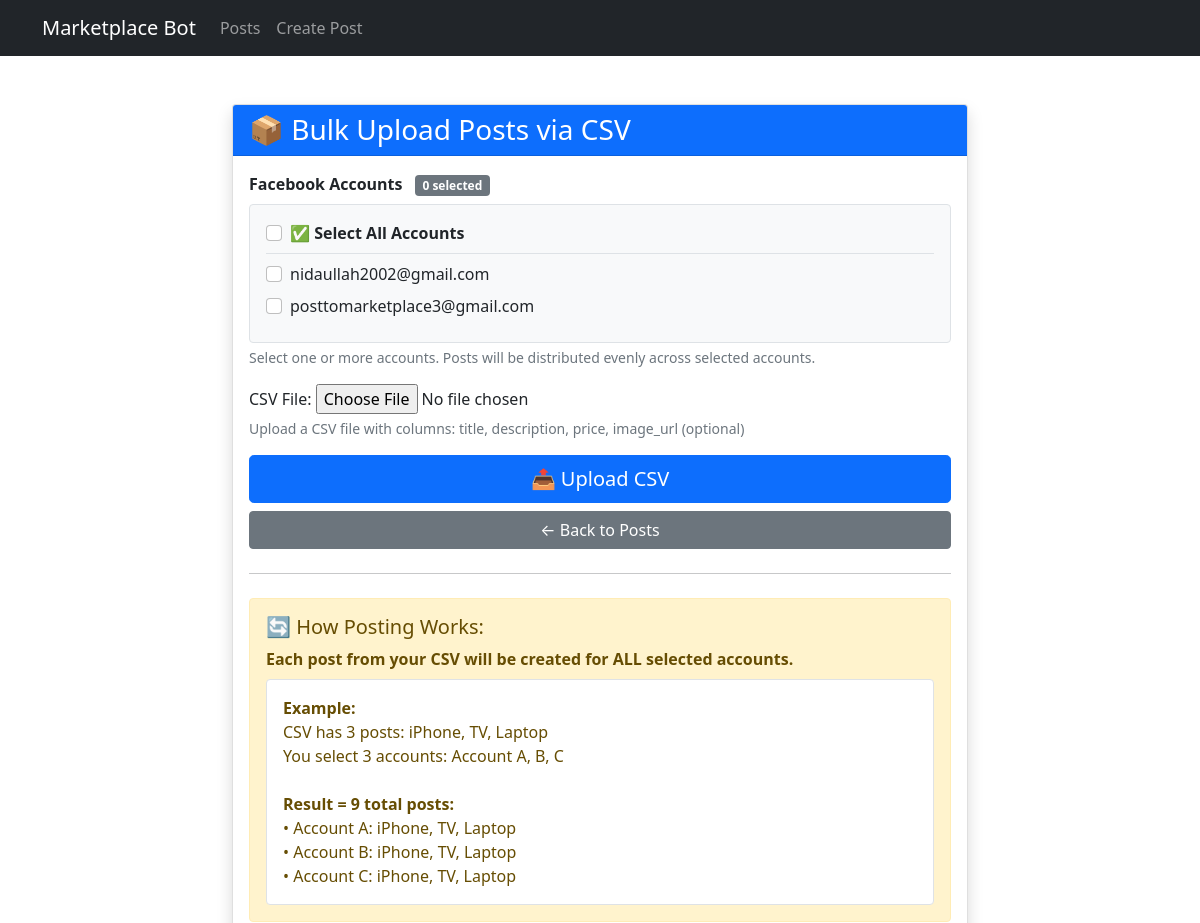
The page /bulk-upload/ (upper part) on the database as committed earlier.
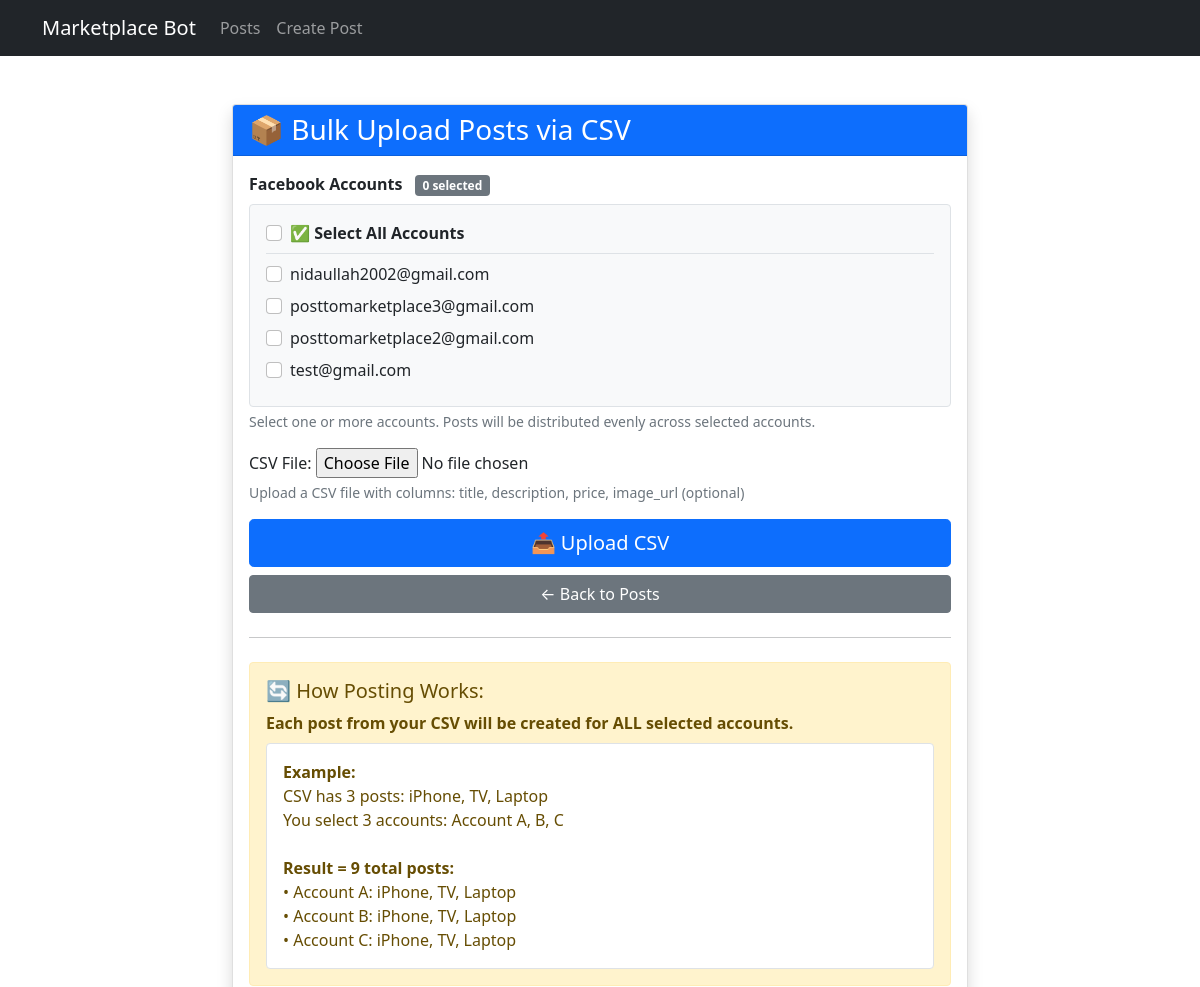
The same page on the database as committed later.
### accounts/models.py (models this page shows, shortened)
class FacebookAccount(models.Model):
    email = models.EmailField()
    password = models.CharField(max_length=255)  # Store securely in production
    session_cookie = models.TextField(blank=True, null=True)
    created_at = models.DateTimeField(auto_now_add=True)

### postings/views.py (the view)
# urls.py: path('bulk-upload/', views.bulk_upload_posts, name='bulk_upload_posts'),
def bulk_upload_posts(request):
    if request.method == 'POST':
        form = BulkPostUploadForm(request.POST, request.FILES)
        if form.is_valid():
            csv_file = request.FILES['csv_file']
            if not csv_file.name.endswith('.csv'):
                messages.error(request, 'Please upload a CSV file.')
                return redirect('bulk_upload_posts')
            selected_accounts = list(form.cleaned_data['accounts'])
            try:
                decoded_file = csv_file.read().decode('utf-8').splitlines()
                csv_reader = csv.DictReader(decoded_file)
                success_count = 0
                error_count = 0
                errors = []
                posts_data = []  # Store validated post data
                for row_num, row in enumerate(csv_reader, start=2):
                    try:
                        title = row.get('title', '').strip()
                        description = row.get('description', '').strip()
                        price = row.get('price', '').strip()
                        image_url = row.get('image_url', '').strip()
                        if not all([title, description, price]):
                            errors.append(
                                f"Row {row_num}: Missing required fields (title, description, or price)")
                            error_count += 1
                            continue
                        try:
                            price_decimal = float(price)
                            if price_decimal < 0:
                                raise ValueError("Price cannot be negative")
                        except ValueError as e:
                            errors.append(
                                f"Row {row_num}: Invalid price '{price}' - {str(e)}")
                            error_count += 1
                            continue
                        image_file = None
                        if image_url:
                            try:
                                response = requests.get(
                                    image_url, timeout=10, stream=True)
                                if response.status_code == 200:
                                    parsed_url = urlparse(image_url)
                                    filename = os.path.basename(
                                        parsed_url.path)
                                    if not filename or '.' not in filename:
                                        filename = f"{title[:30].replace(' ', '_')}.jpg"
                                    image_file = ContentFile(
                                        response.content, name=filename)
                                else:
                                    errors.append(
                                        f"Row {row_num}: Failed to download image from URL (HTTP {response.status_code})")
                            except requests.exceptions.RequestException as e:
                                errors.append(
                                    f"Row {row_num}: Error downloading image - {str(e)}")
                            except Exception as e:
                                errors.append(
                                    f"Row {row_num}: Error processing image - {str(e)}")
                        posts_data.append({
                            'title': title,
                            'description': description,
                            'price': price_decimal,
                            'image_file': image_file
                        })
                    except Exception as e:
                        errors.append(
                            f"Row {row_num}: Unexpected error - {str(e)}")
                        error_count += 1
                        continue
                for post_data in posts_data:
                    for account in selected_accounts:
                        scheduled_time = timezone.now()
                        post = MarketplacePost.objects.create(
                            account=account,
                            title=post_data['title'],
                            description=post_data['description'],
                            price=post_data['price'],
                            scheduled_time=scheduled_time,
                            posted=False
                        )
                        if post_data.get('image_file'):
                            post.image.save(
                                post_data['image_file'].name,
                                post_data['image_file'],
                                save=True
                            )
                        success_count += 1
                if success_count > 0:
                    num_posts = len(posts_data)
                    num_accounts = len(selected_accounts)
                    messages.success(
                        request, f'✅ Successfully created {success_count} posts! ({num_posts} post(s) × {num_accounts} account(s))')
                if error_count > 0:
                    error_message = f'❌ {error_count} error(s) occurred:<br>'
                    error_message += '<br>'.join(errors[:10])
                    if len(errors) > 10:
                        error_message += f'<br>... and {len(errors) - 10} more errors'
                    messages.error(request, error_message)
                if success_count > 0:
                    return redirect('post_list')
            except Exception as e:
                messages.error(request, f'Error processing CSV file: {str(e)}')
                return redirect('bulk_upload_posts')
    else:
        form = BulkPostUploadForm()
    return render(request, 'postings/bulk_upload_posts.html', {'form': form})

### postings/forms.py
class BulkPostUploadForm(forms.Form):
    accounts = forms.ModelMultipleChoiceField(
        queryset=FacebookAccount.objects.all(),
        label='Facebook Accounts',
        help_text='Select one or more accounts to distribute posts across (hold Ctrl/Cmd to select multiple)',
        required=True,
        widget=forms.SelectMultiple(
            attrs={'class': 'form-select', 'size': '5'})
    )
    csv_file = forms.FileField(
        label='CSV File',
        help_text='Upload a CSV file with columns: title, description, price, image_url (optional)',
        widget=forms.FileInput(attrs={'accept': '.csv'})
    )

### postings/templates/postings/bulk_upload_posts.html (shortened to what this page needs)
{% extends 'base.html' %}  {% block content %}
<div class="container mt-5">
  <div class="row">
    <div class="col-md-8 offset-md-2">
      <div class="card shadow">
        <div class="card-header bg-primary text-white">
          <h3 class="mb-0">📦 Bulk Upload Posts via CSV</h3>
        </div>
        <div class="card-body">
          <form method="post" enctype="multipart/form-data" id="bulkUploadForm">
            <div class="mb-3">
              <label class="form-label fw-bold">
                Facebook Accounts
                <span id="accountCount" class="badge bg-primary ms-2"
                  >0 selected</span
                >
              </label>
              <div class="border rounded p-3 bg-light">
                <div class="form-check mb-2 pb-2 border-bottom">
                  <input
                    class="form-check-input"
                    type="checkbox"
                    id="selectAllAccounts"
                  />
                  <label
                    class="form-check-label fw-bold"
                    for="selectAllAccounts"
                  >
                    ✅ Select All Accounts
                  </label>
                </div>
                {% for account in form.accounts.field.queryset %}
                <div class="form-check mb-2">
                  <input
                    class="form-check-input account-checkbox"
                    type="checkbox"
                    name="accounts"
                    value="{{ account.pk }}"
                    id="account_{{ account.pk }}"
                  />
                  <label
                    class="form-check-label"
                    for="account_{{ account.pk }}"
                  >
                    {{ account.email }}
                  </label>
                </div>
                {% endfor %}
              </div>
              <div class="form-text">
                Select one or more accounts. Posts will be distributed evenly
                across selected accounts.
              </div>
            </div>
            <div class="mb-3">
              {{ form.csv_file.label_tag }} {{ form.csv_file }}
              <div class="form-text">{{ form.csv_file.help_text }}</div>
            </div>
            <div class="d-grid gap-2">
              <button type="submit" class="btn btn-primary btn-lg">
                📤 Upload CSV
              </button>
              <a href="{% url 'post_list' %}" class="btn btn-secondary">
                ← Back to Posts
              </a>
            </div>
          </form>
          <hr class="my-4" />
          <div class="alert alert-warning">
            <h5>🔄 How Posting Works:</h5>
            <p class="mb-2">
              <strong
                >Each post from your CSV will be created for ALL selected
                accounts.</strong
              >
            </p>
            <div class="bg-white p-3 rounded border">
              <strong>Example:</strong><br />
              CSV has 3 posts: iPhone, TV, Laptop<br />
              You select 3 accounts: Account A, B, C<br />
              <br />
              <strong>Result = 9 total posts:</strong><br />
              • Account A: iPhone, TV, Laptop<br />
              • Account B: iPhone, TV, Laptop<br />
              • Account C: iPhone, TV, Laptop<br />
            </div>
          </div>
        </div>
      </div>
    </div>
  </div>
</div>
{% endblock %}

Rows that differ between the two databases and show on the page:
added FacebookAccount: email "posttomarketplace2@gmail.com"
added FacebookAccount: email "test@gmail.com"
